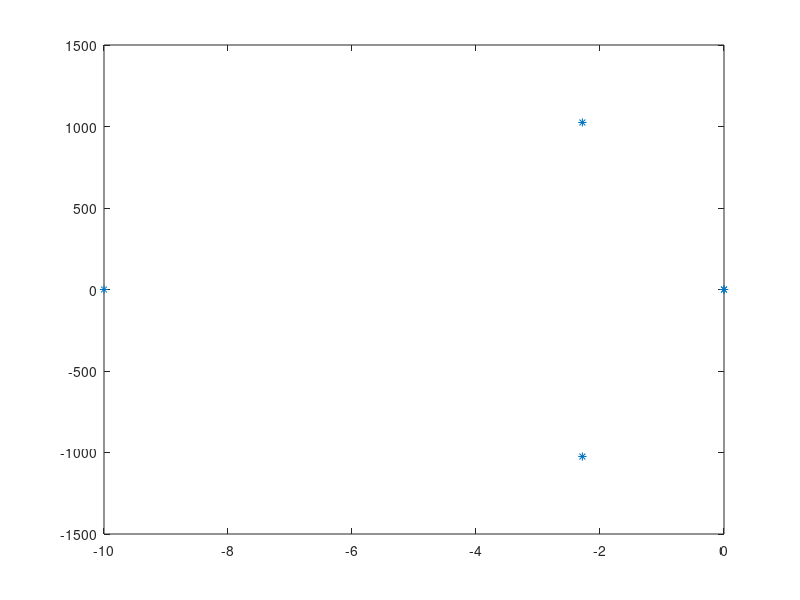
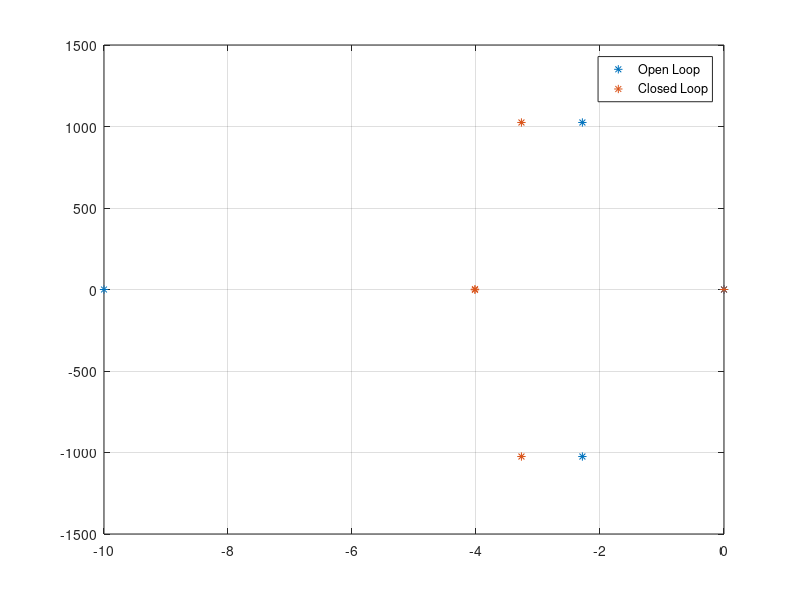
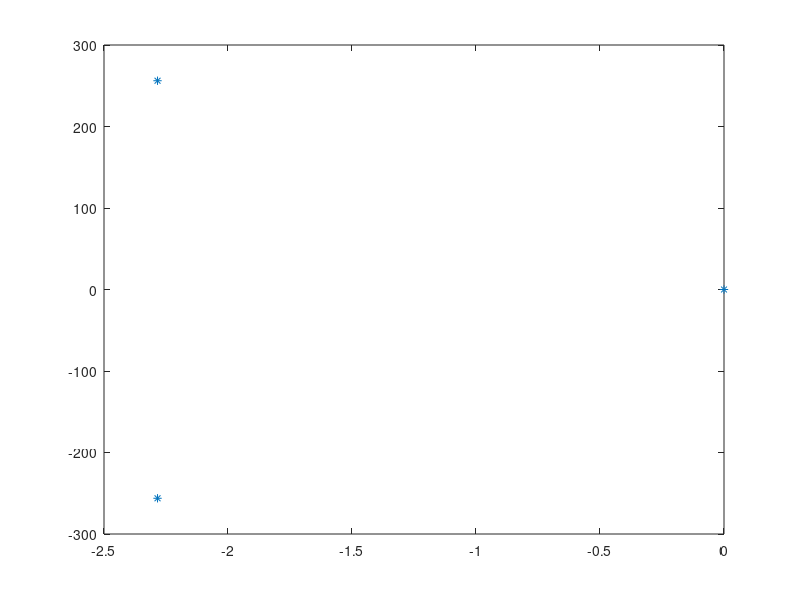
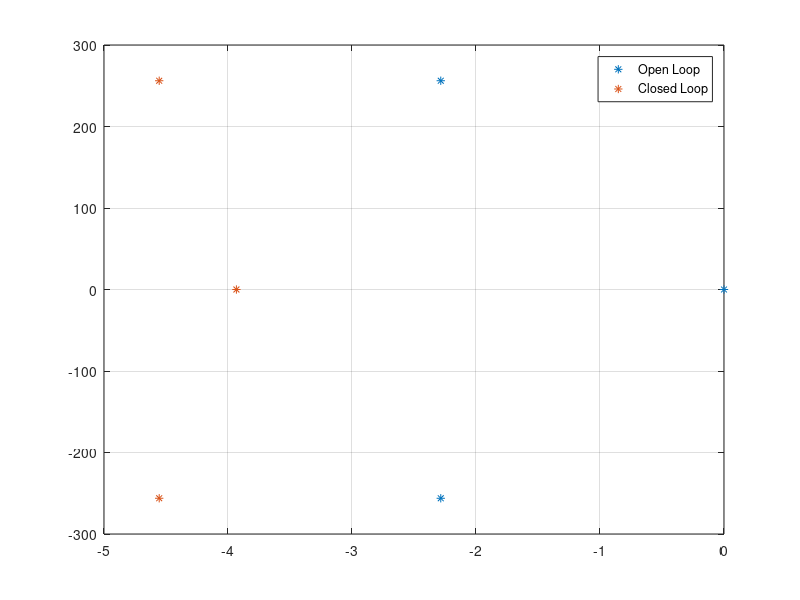

These figures' MATLAB source, in order: (Note: this script raises an error after producing the figures.)
d_bore_act = (6)*0.0254; % [in -> m]
d_rod_act = (3)*0.0254; % [in -> m]
A_cap = pi/4*d_bore_act^2;
A_rod = pi/4*(d_bore_act^2 - d_rod_act^2);

m = 8000 * A_rod*2; % [kg] mass of both pistons (rho * pi r^2 * L)
c = 1e3; % [Ns/m]
beta = 1.8e9;
V_cap = A_cap*0.25;
V_rod = A_rod*0.25;
D = 53.8 * 100^-3; % [m^3/rev]
omega = 3500 /60; % [rev/s]

tau = .1; % time constant of swash plate
ku = 1;

A = [0 1 0 0 0;
     0 -c/m A_cap/m -A_rod/m 0;
     0 -beta/V_cap*A_cap 0 0 -beta/V_cap*D*omega;
     0 beta/V_rod*A_rod 0 0 beta/V_rod*D*omega;
     0 0 0 0 -1/tau];
B = [0;0;0;0;ku/tau];
Bd = [0;-1/m;0;0;0];

sys = ss(A,B,[1 0 0 0 0],0);
% rlocus(sys)

K = [-10 1 0 0 0];
OL_poles = eig(A);
CL_poles = eig(A-B*K)

figure, plot(real(OL_poles),imag(OL_poles),'*')
figure, plot(real(OL_poles),imag(OL_poles),'*',real(CL_poles),imag(CL_poles),'*'), legend('Open Loop','Closed Loop')
grid

%%
A_c = [0 1 0;
    0 -c/m 1/m;
    0 -beta/4*(A_cap+A_rod) 0];
B_c = [0;0;-beta/2*D*omega];
Bd = [0;-1/m;0];

K_c = place(A_c,B_c,[-5,-5+250i,-5-250i])
K_c = [-20 0 -3e-6];
OL_poles = eig(A_c);
CL_poles = eig(A_c-B_c*K_c)

figure, plot(real(OL_poles),imag(OL_poles),'*')
figure, plot(real(OL_poles),imag(OL_poles),'*',real(CL_poles),imag(CL_poles),'*'), legend('Open Loop','Closed Loop')
grid

%%
params.A = A;
params.B = B;
tf = 10;
dt = .01;
params.t = 0:dt:tf;
params.xdes = 0*params.t -.5;
params.xdotdes = 0*params.t;
params.Ki = -10;
params.Kp = 0;
params.kf = -1e-5;
x0 = [0 0 0e5 0 0];

[t,y] = ode23(@(t,y) func(t,y,params),[0 tf],x0);


close all
figure
subplot(221), plot(t,y(:,1),params.t,params.xdes), grid, legend('Actual','Desired')
subplot(222), plot(t,y(:,2),params.t,params.xdotdes), grid, legend('Actual','Desired')
subplot(223), plot(t,y(:,3:4)), grid, legend('Cap','Rod')
subplot(224), plot(t,y(:,5))

% [t2,y2] = forwardEuler(@func,x0,params,tf,1e-5);
% figure
% subplot(221), plot(t2,y2(:,1),params.t,params.xdes), grid, legend('Actual','Desired')
% subplot(222), plot(t2,y2(:,2),params.t,params.xdotdes), grid, legend('Actual','Desired')
% subplot(223), plot(t2,y2(:,3:4)), grid, legend('Cap','Rod')
% subplot(224), plot(t2,y2(:,5))

function dxdt = func(t,x,params)
d_bore_act = (6)*0.0254; % [in -> m]
d_rod_act = (3)*0.0254; % [in -> m]
A_cap = pi/4*d_bore_act^2;
A_rod = pi/4*(d_bore_act^2 - d_rod_act^2);
F_emulation = A_cap*x(3) - A_rod*x(4);


    xdes = interp1(params.t,params.xdes,t);
    xdotdes = interp1(params.t,params.xdotdes,t);
    
    x_desired = [xdes; xdotdes; 0; 0; 0];
    e = x_desired - x; 

    u = params.Ki*e(1) + params.Kp*e(2) + params.kf*F_emulation;
    u = min([1,u]);
    u = max([-1 u]);

    dxdt = params.A*x + params.B*u;

    if x(3)<0 && dxdt(3) < 0
        dxdt(3) = 0;
    end
   if x(4)<0 && dxdt(4) < 0
        dxdt(4) = 0;
    end
    
end

function [t,y] = forwardEuler(dxdt,x0,params,tf,dt)
t = 0:dt:tf;

y = NaN(length(t),length(x0));
y(1,:) = x0;
for tInd = 1:length(t)-1
    dydt = dxdt(t(tInd),y(tInd,:)',params);
    y(tInd+1,:) = y(tInd,:) + dydt'*dt;
end
end
